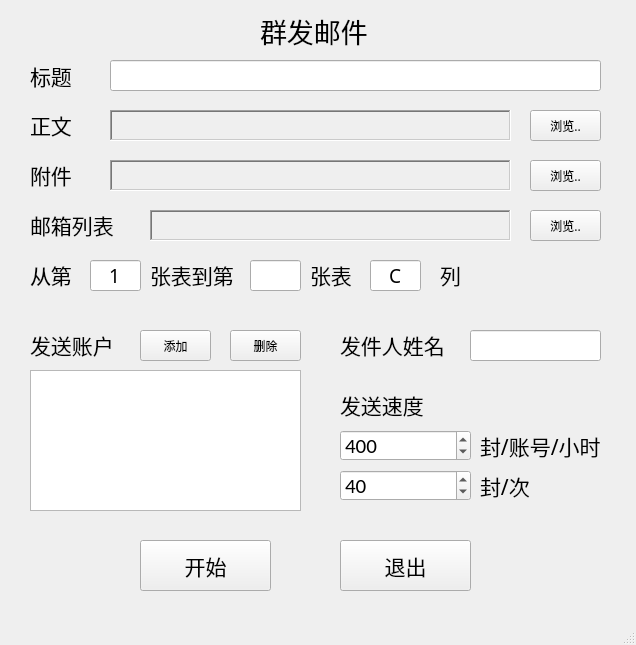
<?xml version="1.0" encoding="UTF-8"?>
<ui version="4.0">
 <class>MainWindow</class>
 <widget class="QMainWindow" name="MainWindow">
  <property name="geometry">
   <rect>
    <x>0</x>
    <y>0</y>
    <width>636</width>
    <height>645</height>
   </rect>
  </property>
  <property name="windowTitle">
   <string>群发邮件</string>
  </property>
  <property name="toolTip">
   <string>欢迎使用本软件，遇到问题或有建议请联系Oliver 1026815245@qq.com</string>
  </property>
  <widget class="QWidget" name="centralwidget">
   <widget class="QPushButton" name="pushButton_OK">
    <property name="geometry">
     <rect>
      <x>140</x>
      <y>540</y>
      <width>131</width>
      <height>51</height>
     </rect>
    </property>
    <property name="font">
     <font>
      <family>Arial</family>
      <pointsize>16</pointsize>
     </font>
    </property>
    <property name="toolTip">
     <string>开始发送，将弹出确认信息窗口</string>
    </property>
    <property name="text">
     <string>开始</string>
    </property>
   </widget>
   <widget class="QPushButton" name="pushButton_cancel">
    <property name="geometry">
     <rect>
      <x>340</x>
      <y>540</y>
      <width>131</width>
      <height>51</height>
     </rect>
    </property>
    <property name="font">
     <font>
      <family>Arial</family>
      <pointsize>16</pointsize>
     </font>
    </property>
    <property name="toolTip">
     <string>退出</string>
    </property>
    <property name="text">
     <string>退出</string>
    </property>
   </widget>
   <widget class="QLabel" name="label_body">
    <property name="geometry">
     <rect>
      <x>110</x>
      <y>110</y>
      <width>401</width>
      <height>31</height>
     </rect>
    </property>
    <property name="font">
     <font>
      <family>Malgun Gothic Semilight</family>
      <pointsize>12</pointsize>
     </font>
    </property>
    <property name="toolTip">
     <string>请选择一个包含邮件正文的txt文本文件，如果没有则新建一个把内容复制到里面并保存</string>
    </property>
    <property name="frameShape">
     <enum>QFrame::WinPanel</enum>
    </property>
    <property name="frameShadow">
     <enum>QFrame::Sunken</enum>
    </property>
    <property name="text">
     <string/>
    </property>
   </widget>
   <widget class="QLabel" name="label_append">
    <property name="geometry">
     <rect>
      <x>110</x>
      <y>160</y>
      <width>401</width>
      <height>31</height>
     </rect>
    </property>
    <property name="font">
     <font>
      <family>Malgun Gothic Semilight</family>
      <pointsize>12</pointsize>
     </font>
    </property>
    <property name="toolTip">
     <string>请打开要发送的附件（可多选，按住Ctrl键然后选定多个）</string>
    </property>
    <property name="frameShape">
     <enum>QFrame::WinPanel</enum>
    </property>
    <property name="frameShadow">
     <enum>QFrame::Sunken</enum>
    </property>
    <property name="text">
     <string/>
    </property>
   </widget>
   <widget class="QLabel" name="label_maillist">
    <property name="geometry">
     <rect>
      <x>150</x>
      <y>210</y>
      <width>361</width>
      <height>31</height>
     </rect>
    </property>
    <property name="font">
     <font>
      <family>Malgun Gothic Semilight</family>
      <pointsize>12</pointsize>
     </font>
    </property>
    <property name="toolTip">
     <string>把收件人名单放在Excel表格的某一列</string>
    </property>
    <property name="frameShape">
     <enum>QFrame::WinPanel</enum>
    </property>
    <property name="frameShadow">
     <enum>QFrame::Sunken</enum>
    </property>
    <property name="text">
     <string/>
    </property>
   </widget>
   <widget class="QPushButton" name="pushButton_body">
    <property name="geometry">
     <rect>
      <x>530</x>
      <y>110</y>
      <width>71</width>
      <height>31</height>
     </rect>
    </property>
    <property name="font">
     <font>
      <family>Malgun Gothic Semilight</family>
     </font>
    </property>
    <property name="toolTip">
     <string>请打开一个包含邮件正文的txt文件</string>
    </property>
    <property name="text">
     <string>浏览..</string>
    </property>
   </widget>
   <widget class="QLineEdit" name="lineEdit_Sub">
    <property name="geometry">
     <rect>
      <x>110</x>
      <y>60</y>
      <width>491</width>
      <height>31</height>
     </rect>
    </property>
    <property name="font">
     <font>
      <family>Malgun Gothic Semilight</family>
      <pointsize>16</pointsize>
     </font>
    </property>
    <property name="toolTip">
     <string>邮件标题</string>
    </property>
   </widget>
   <widget class="QLabel" name="label_4">
    <property name="geometry">
     <rect>
      <x>30</x>
      <y>60</y>
      <width>48</width>
      <height>32</height>
     </rect>
    </property>
    <property name="font">
     <font>
      <family>Malgun Gothic Semilight</family>
      <pointsize>16</pointsize>
     </font>
    </property>
    <property name="text">
     <string>标题</string>
    </property>
   </widget>
   <widget class="QLabel" name="label_5">
    <property name="geometry">
     <rect>
      <x>30</x>
      <y>110</y>
      <width>42</width>
      <height>30</height>
     </rect>
    </property>
    <property name="font">
     <font>
      <family>Malgun Gothic Semilight</family>
      <pointsize>16</pointsize>
     </font>
    </property>
    <property name="text">
     <string>正文</string>
    </property>
   </widget>
   <widget class="QLabel" name="label_6">
    <property name="geometry">
     <rect>
      <x>30</x>
      <y>160</y>
      <width>42</width>
      <height>30</height>
     </rect>
    </property>
    <property name="font">
     <font>
      <family>Malgun Gothic Semilight</family>
      <pointsize>16</pointsize>
     </font>
    </property>
    <property name="text">
     <string>附件</string>
    </property>
   </widget>
   <widget class="QLabel" name="label_7">
    <property name="geometry">
     <rect>
      <x>30</x>
      <y>210</y>
      <width>84</width>
      <height>30</height>
     </rect>
    </property>
    <property name="font">
     <font>
      <family>Malgun Gothic Semilight</family>
      <pointsize>16</pointsize>
     </font>
    </property>
    <property name="text">
     <string>邮箱列表</string>
    </property>
   </widget>
   <widget class="QPushButton" name="pushButton_append">
    <property name="geometry">
     <rect>
      <x>530</x>
      <y>160</y>
      <width>71</width>
      <height>31</height>
     </rect>
    </property>
    <property name="font">
     <font>
      <family>Malgun Gothic Semilight</family>
     </font>
    </property>
    <property name="toolTip">
     <string>请打开要发送的附件（可多选）</string>
    </property>
    <property name="text">
     <string>浏览..</string>
    </property>
   </widget>
   <widget class="QPushButton" name="pushButton_mail_list">
    <property name="geometry">
     <rect>
      <x>530</x>
      <y>210</y>
      <width>71</width>
      <height>31</height>
     </rect>
    </property>
    <property name="font">
     <font>
      <family>Malgun Gothic Semilight</family>
     </font>
    </property>
    <property name="toolTip">
     <string>请打存放开收件人Excel表格</string>
    </property>
    <property name="text">
     <string>浏览..</string>
    </property>
   </widget>
   <widget class="QLineEdit" name="lineEdit_Xls_From">
    <property name="geometry">
     <rect>
      <x>90</x>
      <y>260</y>
      <width>51</width>
      <height>31</height>
     </rect>
    </property>
    <property name="font">
     <font>
      <family>Malgun Gothic Semilight</family>
      <pointsize>14</pointsize>
     </font>
    </property>
    <property name="toolTip">
     <string>从1开始计数，第一张表为首张</string>
    </property>
    <property name="text">
     <string>1</string>
    </property>
    <property name="alignment">
     <set>Qt::AlignCenter</set>
    </property>
   </widget>
   <widget class="QLabel" name="label_8">
    <property name="geometry">
     <rect>
      <x>30</x>
      <y>260</y>
      <width>41</width>
      <height>30</height>
     </rect>
    </property>
    <property name="font">
     <font>
      <family>Malgun Gothic Semilight</family>
      <pointsize>16</pointsize>
     </font>
    </property>
    <property name="toolTip">
     <string>邮箱列表保存在Excel表格中的哪几张表，以及哪一列</string>
    </property>
    <property name="text">
     <string>从第</string>
    </property>
   </widget>
   <widget class="QLabel" name="label_9">
    <property name="geometry">
     <rect>
      <x>150</x>
      <y>260</y>
      <width>84</width>
      <height>30</height>
     </rect>
    </property>
    <property name="font">
     <font>
      <family>Malgun Gothic Semilight</family>
      <pointsize>16</pointsize>
     </font>
    </property>
    <property name="toolTip">
     <string>邮箱列表保存在Excel表格中的哪几张表，以及哪一列</string>
    </property>
    <property name="text">
     <string>张表到第</string>
    </property>
   </widget>
   <widget class="QLabel" name="label_10">
    <property name="geometry">
     <rect>
      <x>310</x>
      <y>260</y>
      <width>84</width>
      <height>30</height>
     </rect>
    </property>
    <property name="font">
     <font>
      <family>Malgun Gothic Semilight</family>
      <pointsize>16</pointsize>
     </font>
    </property>
    <property name="text">
     <string>张表</string>
    </property>
   </widget>
   <widget class="QLineEdit" name="lineEdit_Xls_To">
    <property name="geometry">
     <rect>
      <x>250</x>
      <y>260</y>
      <width>51</width>
      <height>31</height>
     </rect>
    </property>
    <property name="font">
     <font>
      <family>Malgun Gothic Semilight</family>
      <pointsize>14</pointsize>
     </font>
    </property>
    <property name="toolTip">
     <string>最后一张(含)</string>
    </property>
    <property name="text">
     <string/>
    </property>
    <property name="alignment">
     <set>Qt::AlignCenter</set>
    </property>
   </widget>
   <widget class="QLabel" name="label_11">
    <property name="geometry">
     <rect>
      <x>440</x>
      <y>260</y>
      <width>31</width>
      <height>30</height>
     </rect>
    </property>
    <property name="font">
     <font>
      <family>Malgun Gothic Semilight</family>
      <pointsize>16</pointsize>
     </font>
    </property>
    <property name="text">
     <string>列</string>
    </property>
   </widget>
   <widget class="QLineEdit" name="lineEdit_Xls_Col">
    <property name="geometry">
     <rect>
      <x>370</x>
      <y>260</y>
      <width>51</width>
      <height>31</height>
     </rect>
    </property>
    <property name="font">
     <font>
      <family>Malgun Gothic Semilight</family>
      <pointsize>14</pointsize>
     </font>
    </property>
    <property name="toolTip">
     <string>保存在哪一列，A,B,C......</string>
    </property>
    <property name="text">
     <string>C</string>
    </property>
    <property name="alignment">
     <set>Qt::AlignCenter</set>
    </property>
   </widget>
   <widget class="QLabel" name="label">
    <property name="geometry">
     <rect>
      <x>260</x>
      <y>10</y>
      <width>131</width>
      <height>41</height>
     </rect>
    </property>
    <property name="font">
     <font>
      <family>Arial Unicode MS</family>
      <pointsize>20</pointsize>
     </font>
    </property>
    <property name="toolTip">
     <string>Made by D539 Oliver, 1026815245@qq.com ^_^ 有BUG欢迎反馈</string>
    </property>
    <property name="text">
     <string>群发邮件</string>
    </property>
   </widget>
   <widget class="QListWidget" name="listWidget">
    <property name="geometry">
     <rect>
      <x>30</x>
      <y>370</y>
      <width>271</width>
      <height>141</height>
     </rect>
    </property>
    <property name="toolTip">
     <string>点击&quot;添加&quot;来添加账户，多账户将自动切换发送，降低被封号的风险</string>
    </property>
   </widget>
   <widget class="QPushButton" name="pushButton_account_add">
    <property name="geometry">
     <rect>
      <x>140</x>
      <y>330</y>
      <width>71</width>
      <height>31</height>
     </rect>
    </property>
    <property name="font">
     <font>
      <family>Malgun Gothic Semilight</family>
     </font>
    </property>
    <property name="toolTip">
     <string>添加一个账户</string>
    </property>
    <property name="text">
     <string>添加</string>
    </property>
   </widget>
   <widget class="QPushButton" name="pushButton_account_del">
    <property name="geometry">
     <rect>
      <x>230</x>
      <y>330</y>
      <width>71</width>
      <height>31</height>
     </rect>
    </property>
    <property name="font">
     <font>
      <family>Malgun Gothic Semilight</family>
     </font>
    </property>
    <property name="toolTip">
     <string>删除一个账户</string>
    </property>
    <property name="text">
     <string>删除</string>
    </property>
   </widget>
   <widget class="QLabel" name="label_12">
    <property name="geometry">
     <rect>
      <x>30</x>
      <y>330</y>
      <width>91</width>
      <height>30</height>
     </rect>
    </property>
    <property name="font">
     <font>
      <family>Malgun Gothic Semilight</family>
      <pointsize>16</pointsize>
     </font>
    </property>
    <property name="toolTip">
     <string>点击&quot;添加&quot;来添加账户，多账户将自动切换发送，降低被封号的风险</string>
    </property>
    <property name="text">
     <string>发送账户</string>
    </property>
   </widget>
   <widget class="QLineEdit" name="lineEdit_Sender_Name">
    <property name="geometry">
     <rect>
      <x>470</x>
      <y>330</y>
      <width>131</width>
      <height>31</height>
     </rect>
    </property>
    <property name="font">
     <font>
      <family>Malgun Gothic Semilight</family>
      <pointsize>16</pointsize>
     </font>
    </property>
    <property name="toolTip">
     <string>收件人收到的邮件会看到这个名字</string>
    </property>
   </widget>
   <widget class="QLabel" name="label_13">
    <property name="geometry">
     <rect>
      <x>340</x>
      <y>330</y>
      <width>121</width>
      <height>30</height>
     </rect>
    </property>
    <property name="font">
     <font>
      <family>Malgun Gothic Semilight</family>
      <pointsize>16</pointsize>
     </font>
    </property>
    <property name="text">
     <string>发件人姓名</string>
    </property>
   </widget>
   <widget class="QLabel" name="label_14">
    <property name="geometry">
     <rect>
      <x>340</x>
      <y>390</y>
      <width>121</width>
      <height>30</height>
     </rect>
    </property>
    <property name="font">
     <font>
      <family>Malgun Gothic Semilight</family>
      <pointsize>16</pointsize>
     </font>
    </property>
    <property name="toolTip">
     <string>发送速度请谨慎调控，设置不当有被封号的可能</string>
    </property>
    <property name="text">
     <string>发送速度</string>
    </property>
   </widget>
   <widget class="QLabel" name="label_15">
    <property name="geometry">
     <rect>
      <x>480</x>
      <y>430</y>
      <width>131</width>
      <height>31</height>
     </rect>
    </property>
    <property name="font">
     <font>
      <family>Malgun Gothic Semilight</family>
      <pointsize>16</pointsize>
     </font>
    </property>
    <property name="toolTip">
     <string>每个账号每小时的发送数量</string>
    </property>
    <property name="text">
     <string>封/账号/小时</string>
    </property>
   </widget>
   <widget class="QSpinBox" name="spinBox_Each_Hour">
    <property name="geometry">
     <rect>
      <x>340</x>
      <y>430</y>
      <width>131</width>
      <height>31</height>
     </rect>
    </property>
    <property name="minimumSize">
     <size>
      <width>71</width>
      <height>31</height>
     </size>
    </property>
    <property name="font">
     <font>
      <family>Calibri</family>
      <pointsize>16</pointsize>
     </font>
    </property>
    <property name="toolTip">
     <string>每个账号每小时的发送数量，多个账号则实际总速度更大</string>
    </property>
    <property name="minimum">
     <number>1</number>
    </property>
    <property name="maximum">
     <number>2000</number>
    </property>
    <property name="singleStep">
     <number>100</number>
    </property>
    <property name="value">
     <number>400</number>
    </property>
   </widget>
   <widget class="QSpinBox" name="spinBox_Each_Time">
    <property name="geometry">
     <rect>
      <x>340</x>
      <y>470</y>
      <width>131</width>
      <height>31</height>
     </rect>
    </property>
    <property name="minimumSize">
     <size>
      <width>71</width>
      <height>31</height>
     </size>
    </property>
    <property name="font">
     <font>
      <family>Calibri</family>
      <pointsize>16</pointsize>
     </font>
    </property>
    <property name="toolTip">
     <string>每一次发送的最大发送数量，不建议设置过小导致过于频繁得发送</string>
    </property>
    <property name="minimum">
     <number>1</number>
    </property>
    <property name="maximum">
     <number>100</number>
    </property>
    <property name="singleStep">
     <number>5</number>
    </property>
    <property name="value">
     <number>40</number>
    </property>
   </widget>
   <widget class="QLabel" name="label_16">
    <property name="geometry">
     <rect>
      <x>480</x>
      <y>470</y>
      <width>131</width>
      <height>31</height>
     </rect>
    </property>
    <property name="font">
     <font>
      <family>Malgun Gothic Semilight</family>
      <pointsize>16</pointsize>
     </font>
    </property>
    <property name="toolTip">
     <string>每一次发送的最大发送数量</string>
    </property>
    <property name="text">
     <string>封/次</string>
    </property>
   </widget>
  </widget>
  <widget class="QMenuBar" name="menubar">
   <property name="geometry">
    <rect>
     <x>0</x>
     <y>0</y>
     <width>636</width>
     <height>23</height>
    </rect>
   </property>
  </widget>
  <widget class="QStatusBar" name="statusbar"/>
 </widget>
 <tabstops>
  <tabstop>lineEdit_Sub</tabstop>
  <tabstop>pushButton_body</tabstop>
  <tabstop>pushButton_append</tabstop>
  <tabstop>pushButton_mail_list</tabstop>
  <tabstop>lineEdit_Xls_From</tabstop>
  <tabstop>lineEdit_Xls_To</tabstop>
  <tabstop>lineEdit_Xls_Col</tabstop>
  <tabstop>pushButton_account_add</tabstop>
  <tabstop>pushButton_account_del</tabstop>
  <tabstop>lineEdit_Sender_Name</tabstop>
  <tabstop>spinBox_Each_Hour</tabstop>
  <tabstop>spinBox_Each_Time</tabstop>
  <tabstop>pushButton_OK</tabstop>
  <tabstop>pushButton_cancel</tabstop>
  <tabstop>listWidget</tabstop>
 </tabstops>
 <resources/>
 <connections/>
</ui>
